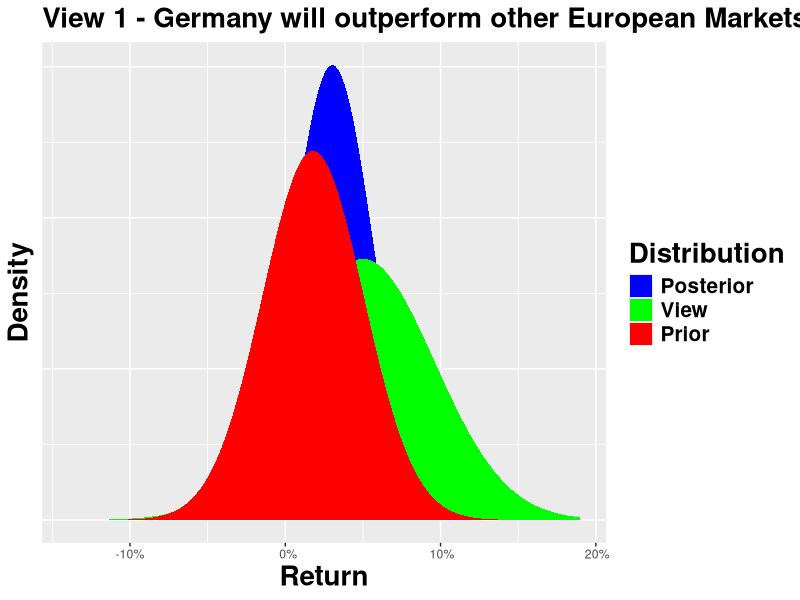
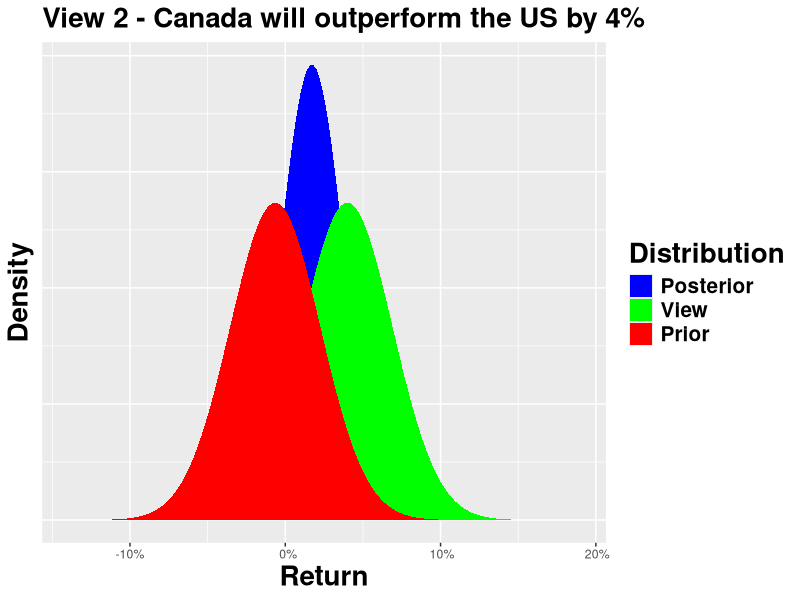
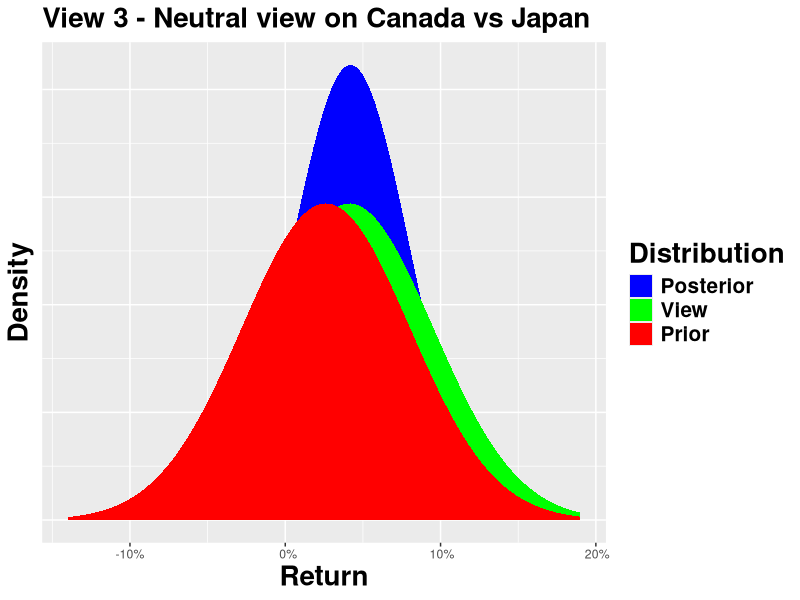

Here is the R script that generated these plots, in order:
# Example code to work the examples from the paper, "The Intuition Behind Black-Litterman
# Portfolios" by He and Litterman, 1999.
# Jay Walters - September 18, 2014

# generalized math library
library(MASS)

# Functions

# reverse_optmize
#   This function executes the reverse optimization to compute the implied
#   returns consistent with the weights, covariance matrix and risk tolerance.
# Inputs
#   delta  - Risk tolerance from the equilibrium portfolio
#   weq    - Weights of the assets in the equilibrium portfolio
#   sigma  - Prior covariance matrix
# Outputs
#   er    - Implied returns
reverse_optimize <- function(delta, weq, sigma) {
  er <- t(delta * weq %*% sigma)
  return(er)
}

# black_litterman
#   This function performs the Black-Litterman blending of the prior
#   and the views into a new posterior estimate of the returns as
#   described in the paper by He and Litterman.
# Inputs
#   delta  - Risk tolerance from the equilibrium portfolio
#   weq    - Weights of the assets in the equilibrium portfolio
#   sigma  - Prior covariance matrix
#   tau    - Coefficiet of uncertainty in the prior estimate of the mean (pi)
#   P      - Pick matrix for the view(s)
#   Q      - Vector of view returns
#   Omega  - Matrix of variance of the views (diagonal)
# Outputs
#   Er     - Posterior estimate of the mean returns
#   w      - Unconstrained weights computed given the Posterior estimates
#            of the mean and covariance of returns.
#   posteriorSigma - Adjusted covariance matrix for uncertainty of estimate.
#   lambda - A measure of the impact of each view on the posterior estimates.
black_litterman <- function(delta, weq, sigma, tau, P, Q, Omega) {

  # return
  out <- list()

  # Reverse optimize and back out the equilibrium returns 
  # This is formula (12) page 6
  pir <- reverse_optimize(delta, weq, sigma)
  out$pi <- pir

  # We use tau * sigma many places so just compute it once
  ts <- tau * sigma

  # check size of Q
  n <- nrow(Q)
  m <- ncol(Q)

  # if size is 0 we have special processing
  if (n > 0) {
    # Compute posterior estimate of the mean
    # This is a simplified version of formula (8) on page 4.
    er <- pir + ts %*% t(P) %*% solve(P %*% ts %*% t(P) + Omega) %*% (Q - P %*% pir)

    # Compute posterior estimate of the uncertainty in the mean
    # This is a simplified and combined version of formulas (9) and (15)
    posteriorSigma <- sigma + ts - ts %*% t(P) %*% solve(P %*% ts %*% t(P) + Omega) %*% P %*% ts

    # Compute posterior weights based on uncertainty in mean
    w <- t(er) %*% solve(delta * posteriorSigma)

    # Compute lambda value
    # We solve for lambda from formula (17) page 7, rather than formula (18)
    # just because it is less to type, and weve already computed w*.
    lambda <- t(ginv(P)) %*% (t(w)*(1+tau) - weq)
  } else {
    # Compute posterior estimate of the mean
    # This is a simplified version of formula (8) on page 4.
    er <- pir

    # Compute posterior estimate of the uncertainty in the mean
    # This is a simplified and combined version of formulas (9) and (15)
    posteriorSigma <- sigma + ts

    # Compute posterior weights based on uncertainty in mean
    w <- t(t(er) %*% t(solve(delta * posteriorSigma)))

    # Compute lambda value
    # We solve for lambda from formula (17) page 7, rather than formula (18)
    # just because it is less to type, and weve already computed w*.
    lambda <- 0
  }

  colnames(er) <- "Return"
  
  out$er <- er
  out$w <- w
  out$posteriorSigma <- posteriorSigma
  out$lambda <- lambda
  return(out)
}

# print_results
#    This function prints out the results of a Black-Litterman estimation in the
#    format used in the He and Litterman 1999 paper.
# Inputs
# 
# Outputs
#
print_results <- function(tau, P, Q, Omega, results) {
  # Extract some labels we'll want for later
  views <- rownames(P)
  assets <- colnames(P)

  n = nrow(P)
  m = ncol(P)
  
  # Show results which wil be Lambda = 0 for view 3 proving Property 3.1
  col <- 100*t(P)
  col <- append(col, formatC(100*results$er, digits=1, format="f", width=4))
  col <- append(col, formatC(100*results$w, digits=1, format="f", width=4))
  mt <- matrix(col, m, n+2, byrow=FALSE)
  rownames(mt) <- assets
  colnames(mt) <- c(views, "  er", "  w")
  # T is Q, t/W and lambda
  col <- t(format(100*Q, justify="right", trim=FALSE, digits=2, format="f", width=4))
  col <- append(col, format(round(diag(Omega)/tau,digits=4), justify="right", trim=FALSE, digits=3, format="f", width=5))
  col <- append(col, format(round(t(results$lambda),digits=4), scientific=FALSE, justify="right", trim=FALSE, digits=3, format="f", width=5))
  mb <- matrix(col, 3, n, byrow=TRUE)
  rownames(mb) <- c("q  ","w/tau    ","Lambda")
  colnames(mb) <- views
  print(mt, justify="right", quote=FALSE)
  print(mb, justify="right", quote=FALSE)
}

# Scale x up to percentages
percent_formatter <- function(x) {
  xv <- x * 100
  lab <- sprintf('%3.0f%%', xv)
  return(lab)
}


# Distribution parameters
assets <- c("Australia","Canada","France","Germany","Japan","UK","USA")

weq <- c(0.016, 0.022, 0.052, 0.055, 0.116, 0.124, 0.615)
names(weq) <- assets

d <- c()
d <- append(d, c(1.000, 0.488, 0.478, 0.515, 0.439, 0.512, 0.491))
d <- append(d, c(0.488, 1.000, 0.664, 0.655, 0.310, 0.608, 0.779))
d <- append(d, c(0.478, 0.664, 1.000, 0.861, 0.355, 0.783, 0.668))
d <- append(d, c(0.515, 0.655, 0.861, 1.000, 0.354, 0.777, 0.653))
d <- append(d, c(0.439, 0.310, 0.355, 0.354, 1.000, 0.405, 0.306))
d <- append(d, c(0.512, 0.608, 0.783, 0.777, 0.405, 1.000, 0.652))
d <- append(d, c(0.491, 0.779, 0.668, 0.653, 0.306, 0.652, 1.000))
C <- matrix(d, 7, 7)
colnames(C) <- assets
rownames(C) <- assets

Sigma <- as.vector(c(0.160, 0.203, 0.248, 0.271, 0.210, 0.200, 0.187))
names(Sigma) <- assets

V <- diag(Sigma) %*% C %*% diag(Sigma)
colnames(V) <- assets
rownames(V) <- assets

mu <- as.vector( c(0.039, 0.069, 0.084, 0.090, 0.043, 0.068, 0.076) )
names(mu) <- assets

# Example specific parameters
delta <- 2.5
tau <- 0.05

# Compute the equilibrium returns (prior returns in case we want them)
pir <- reverse_optimize(delta, weq, V)

# Define the views

# Define view 1
# Germany will outperform the other European markets by 5%
# Market cap weight the P matrix
# Results should match Table 4, Page 21

views <- c("View 1")

P1 <- c(0, 0, -.295, 1.00, 0, -.705, 0 )
P <- matrix(P1, 1, 7)
colnames(P) <- assets
rownames(P) <- views

Q1 <- c(0.05)
Q <- matrix(Q1, 1, 1)
colnames(Q) <- views
rownames(Q) <- c("Returns")

Omega <- tau * P %*% V %*% t(P) * diag(1)

results <- black_litterman(delta, weq, V, tau, P, Q, Omega)
print_results(tau, P, Q, Omega, results)

# Define view 2
# Canadian Equities will outperform US Equities by 3%
# Results should match Table 5, Page 22

views <- c("View 1", "View 2")

P2 <- c(0.0, 1.0, 0.0, 0.0, 0.0, 0.0, -1.0)
P <- matrix(c(P1,P2), 2, 7, byrow=TRUE)
colnames(P) <- assets
rownames(P) <- views

Q2 <- c(0.03)
Q <- matrix(c(Q1, Q2), 2, 1)
rownames(Q) <- views
colnames(Q) <- c("Return")

Omega <- tau * P %*% V %*% t(P) * diag(2)

results <- black_litterman(delta, weq, V, tau, P, Q, Omega);
print_results(tau, P, Q, Omega, results)

# Make View 2 more Bullish
# Canadian Equities will now outperform US Equities by 4%
# Results should match Table 6, Page 23

Q2 <- c(0.04)
Q <- matrix(c(Q1, Q2), 2, 1)
rownames(Q) <- views
colnames(Q) <- c("Return")

results <- black_litterman(delta, weq, V, tau, P, Q, Omega);
print_results(tau, P, Q, Omega, results)

# Investor becomes more uncertain about view 1
# German Equities will outperfrom but now investor twice as uncertain
# Results should match Table 7, Page 24

Omega <- tau * P %*% V %*% t(P) * diag(2)
Omega[1,1] <- 2 * Omega[1,1]

results <- black_litterman(delta, weq, V, tau, P, Q, Omega);
print_results(tau, P, Q, Omega, results)

# Define view 3
# Canadian Equities will outperform JP equities by 4.12, this matches
# the implied posterior return from the first 2 views.
# Results should match Table 8, Page 25

views <- c("View 1", "View 2", "View 3")

P3 <- c(0.0, 1.0, 0.0, 0.0, -1.0, 0.0, 0.0)
P <- matrix(c(P1,P2,P3), 3, 7, byrow=TRUE)
colnames(P) <- assets
rownames(P) <- views

# Implied returns from the first two views making the third view have weight
# on view of 0, this is known as Property 3.1 by He & Litterman
postSigma <- V + results$posteriorSigma
erimp <- V %*% solve(results$posteriorSigma) %*% results$er

# Now set the return for this view to the implied return for 0 weight on view
Q3 <- c(erimp[2] - erimp[5])
Q <- matrix(c(Q1, Q2, Q3), 3, 1)
rownames(Q) <- views
colnames(Q) <- c("Return")

Omega <- tau * P %*% V %*% t(P) * diag(3)
Omega[1,1] <- 2 * Omega[1,1]

results <- black_litterman(delta, weq, V, tau, P, Q, Omega);
print_results(tau, P, Q, Omega, results)

# Chart.r
# Jay Walters, 3 November 2014
# R scripts for creating charts

# Plotting library
library(ggplot2)

# Used to plot distributions of the prior, view and posterior overlaid onto
# a single chart
# Parameters
#   vno - index of view to plot
#   pir - prior estimate of the mean return
#   er - posterior estimate of the mean return
#   Q - estimate of the returns to the views
#   P - pick matrix of asset weights in the views
#   tau - uncertainty in prior estimate
#   Sigma - covariance of returns about unknown mean
#   Omega - matrix of uncertainty in the views
#   postSigma - Covariance matrix of returns about posterior estimate
#
plot_views <- function(vno, pi, per, mQ, mP, pTau, mSigma, mOmega, mPostSigma) {

  # setup results
  results <- list()
  
  # Compute prior mean, view mean and posterior mean
  prm <- mP %*% pi
  vm <- mQ
  pom <- mP %*% per
  
  # Compute prior sigma, view sigma and posterior sigma
  prs <- sqrt(pTau * diag(mP %*% mSigma %*% t(mP)))
  vs <- sqrt(diag(mOmega))
  pos <- sqrt(diag(mP %*% (mPostSigma - mSigma) %*% t(mP)))
  
  # Compute min and max for 3 sigma from each mean
  mn_prm <- round((prm -3 * prs), 2)
  mx_prm <- round(prm + 3 * prs, 2)
  mn_vm <- round((vm - 3 * vs), 2)
  mx_vm <- round((vm + 3 * vs) , 2)
  mn_pom <- round((pom - 3* pos), 2)
  mx_pom <- round((pom + 3 * pos), 2)
  # Compute the min and max for each view (Need to make this a loop on size)
  vmin <- c(min(mn_prm[1], mn_vm[1], mn_pom[1]), min(mn_prm[2], mn_vm[2], mn_pom[2]), min(mn_prm[3], mn_vm[3], mn_pom[3]))
  vmax <- c(max(mx_prm[1], mx_vm[1], mx_pom[1]), max(mx_prm[2], mx_vm[2], mx_pom[2]), max(mx_prm[3], mx_vm[3], mx_pom[3]))
  
  # Now find min and max values for plots
  start <- round(min(prm - 3 * prs),2)
  end <- round(max(prm + 3 * prs),2)
  
  # create our sequence of x values for the plot
  x <- seq(start, end, 0.002)
  n <- NROW(x)
  
  # create prior, conditional and posterior lists to collect the pdf data
  wpr <- list()
  wv <- list()
  wpo <- list()
  for (i in 1:nrow(P)) {
    wpr[[i]] <- dnorm(x, prm[i], prs[i])
    wv[[i]] <- dnorm(x, vm[i], vs[i])
    wpo[[i]] <- dnorm(x, pom[i], pos[i])
  }
  
  # now we can do the area plot
  results$dfa <- data.frame(Return=x, Density=wpr[[vno]])
  results$dfb <- data.frame(Return=x, Density=wv[[vno]])
  results$dfc <- data.frame(Return=x, Density=wpo[[vno]])
  return (results)
}

er <- results$er
Sigma <- V
postSigma <- results$posteriorSigma
r <- plot_views(1, pir, er, Q, P, tau, Sigma, Omega, postSigma)
ggplot(r$dfa, aes(x=Return, y=Density)) + 
    geom_ribbon(aes(ymin=0, ymax=r$dfc[[2]],fill='blue')) +
    geom_ribbon(aes(ymin=0, ymax=r$dfb[[2]],fill='green')) +
    geom_ribbon(aes(ymin=0, ymax=r$dfa[[2]],fill='red')) +
    ggtitle('View 1 - Germany will outperform other European Markets by 5%') +
    theme(plot.title = element_text(size=20, face="bold")) +  
    theme(axis.ticks.y = element_blank(), axis.text.y = element_blank()) +
    theme(axis.title.x = element_text(size=20, face="bold")) + 
    theme(axis.title.y = element_text(size=20, face="bold")) + 
    theme(legend.title = element_text(size=20, face="bold")) +
    theme(legend.text = element_text(size=15, face="bold")) +
    scale_x_continuous(label = percent_formatter) +
    scale_fill_identity(name='Distribution',guide='legend',labels=c('Posterior','View','Prior'))
  
  #  This is for a line chart rather than the filled ribbon chart
  #  ggplot(df1, aes(x=Return, y=Density)) + 
  #    geom_line(aes(y=df3[[2]],color='blue')) +
  #    geom_line(aes(y=df2[[2]],color='green')) +
  #    geom_line(aes(y=df1[[2]],color='red')) +
  #    ylim(c(0,20)) +
  #    ggtitle('View 1 Adjusted - Investor twice as uncertain in view return') +
  #    theme(plot.title = element_text(size=20, face="bold") +
  #    theme(axis.ticks.y = element_blank(), axis.text.y = element_blank()) +
  #    scale_x_continuous(label = percent_formatter) +
  #    scale_color_manual(name='Distribution',values=c('red'='red','blue'='blue','green'='green'),labels=c('Posterior','View','Prior'))
  
r <- plot_views(2, pir, er, Q, P, tau, Sigma, Omega, postSigma)
ggplot(r$dfa, aes(x=Return, y=Density)) + 
  geom_ribbon(aes(ymin=0, ymax=r$dfc[[2]],fill='blue')) +
  geom_ribbon(aes(ymin=0, ymax=r$dfb[[2]],fill='green')) +
  geom_ribbon(aes(ymin=0, ymax=r$dfa[[2]],fill='red')) +
  ggtitle('View 2 - Canada will outperform the US by 4%') +
  theme(plot.title = element_text(size=20, face="bold")) +  
  theme(axis.ticks.y = element_blank(), axis.text.y = element_blank()) +
  theme(axis.title.x = element_text(size=20, face="bold")) + 
  theme(axis.title.y = element_text(size=20, face="bold")) + 
  theme(legend.title = element_text(size=20, face="bold")) +
  theme(legend.text = element_text(size=15, face="bold")) +
  scale_x_continuous(label = percent_formatter) +
  scale_fill_identity(name='Distribution',guide='legend',labels=c('Posterior','View','Prior'))

r <- plot_views(3, pir, er, Q, P, tau, Sigma, Omega, postSigma)
ggplot(r$dfa, aes(x=Return, y=Density)) + 
  geom_ribbon(aes(ymin=0, ymax=r$dfc[[2]],fill='blue')) +
  geom_ribbon(aes(ymin=0, ymax=r$dfb[[2]],fill='green')) +
  geom_ribbon(aes(ymin=0, ymax=r$dfa[[2]],fill='red')) +
  ggtitle('View 3 - Neutral view on Canada vs Japan') +
  theme(plot.title = element_text(size=20, face="bold")) +  
  theme(axis.ticks.y = element_blank(), axis.text.y = element_blank()) +
  theme(axis.title.x = element_text(size=20, face="bold")) + 
  theme(axis.title.y = element_text(size=20, face="bold")) + 
  theme(legend.title = element_text(size=20, face="bold")) +
  theme(legend.text = element_text(size=15, face="bold")) +
  scale_x_continuous(label = percent_formatter) +
  scale_fill_identity(name='Distribution',guide='legend',labels=c('Posterior','View','Prior'))


  